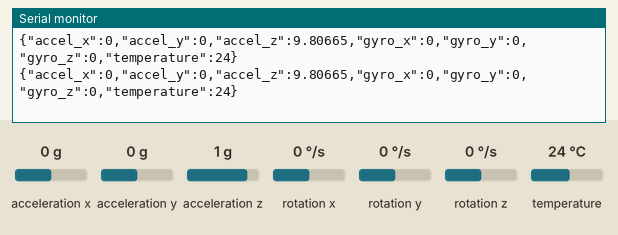
The sketch below on a simulated Arduino Uno, built for the host (arithmetic inside an expression is 32-bit, double 64-bit). On the bench: the last lines printed to the serial monitor. Inputs (shaded band) come from the test bench; at power-on: acceleration x 0 g, acceleration y 0 g, acceleration z 1 g, rotation x 0 °/s, rotation y 0 °/s, rotation z 0 °/s, temperature 24 °C.

Above: at 1.2 s.
1.3 s: acceleration x set to -1.4 g
At 1.37 s:
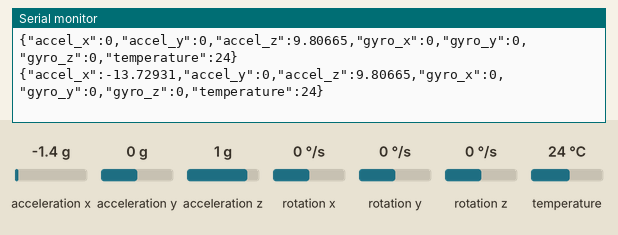
2.8 s: acceleration x set to -0.8 g
At 2.85 s:
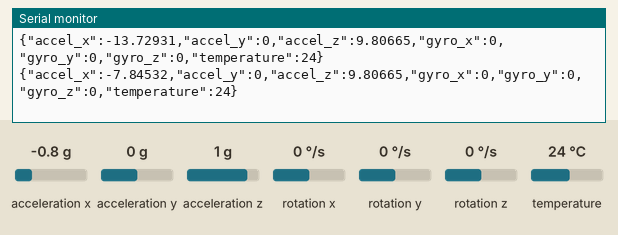
5.8 s: acceleration y set to -1.4 g
At 5.8 s:
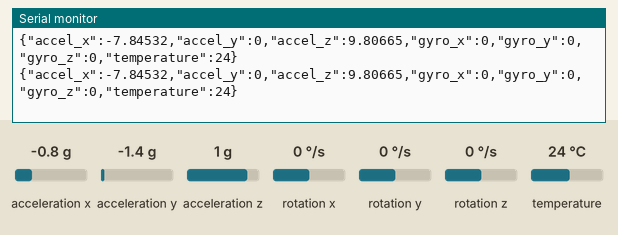
7.3 s: acceleration z set to -1.4 g
At 7.39 s:
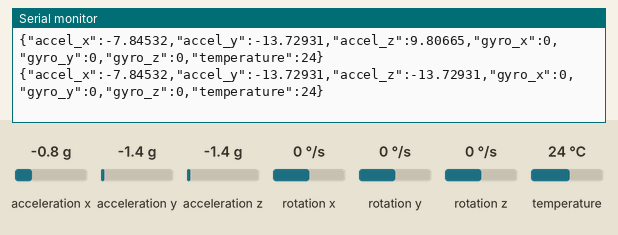
8.8 s: rotation x set to -192 °/s
At 8.88 s:
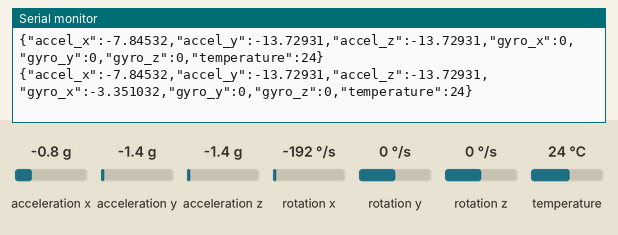
Timing chart, 0 to 11.3 s (numbered marks = the images above; inputs shaded):
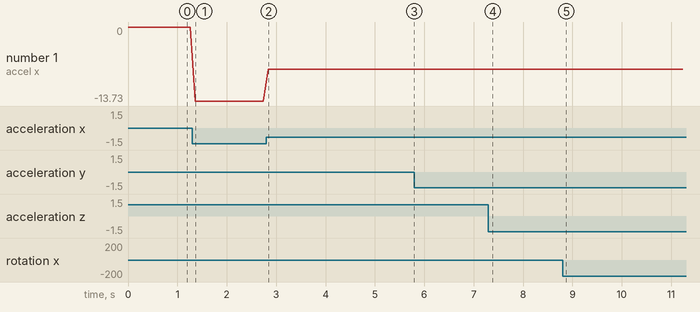

The sketch:

IMU_test.ino
```cpp
#include <Wire.h>
#include <Adafruit_MPU6050.h>
#include <Adafruit_Sensor.h>
#include <ArduinoJson.h>

Adafruit_MPU6050 mpu;

void setup() {
  Serial.begin(115200);
  while (!Serial) delay(10); // wait for serial port to connect. Needed for native USB

  if (!mpu.begin()) {
    Serial.println("Failed to find MPU6050 chip");
    while (1) {
      delay(10);
    }
  }

  mpu.setAccelerometerRange(MPU6050_RANGE_8_G);
  mpu.setGyroRange(MPU6050_RANGE_500_DEG);
  mpu.setFilterBandwidth(MPU6050_BAND_21_HZ);

  Serial.println("MPU6050 Found!");
}

void loop() {
  sensors_event_t a, g, temp;
  mpu.getEvent(&a, &g, &temp);

  // Create a JSON object
  StaticJsonDocument<200> doc;
  doc["accel_x"] = a.acceleration.x;
  doc["accel_y"] = a.acceleration.y;
  doc["accel_z"] = a.acceleration.z;
  doc["gyro_x"] = g.gyro.x;
  doc["gyro_y"] = g.gyro.y;
  doc["gyro_z"] = g.gyro.z;
  doc["temperature"] = temp.temperature;

  // Serialize JSON to string and send over serial
  char jsonBuffer[200];
  serializeJson(doc, jsonBuffer);
  Serial.println(jsonBuffer);

  delay(100); // Adjust this delay as needed
}
```

Measured:
- after the input at 1.3 s, the serial monitor: prints a new line after 0.07 s (image 1)
- after the input at 2.8 s, the serial monitor: prints a new line at once (image 2)
- after the input at 7.3 s, the serial monitor: prints a new line after 0.09 s (image 4)
- after the input at 8.8 s, the serial monitor: prints a new line after 0.08 s (image 5)
- plotted number 1: 0 → -13.73 after the input at 1.3 s, -13.73 → -7.85 after the input at 2.8 s
